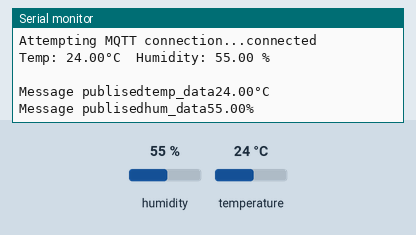
Simulated run of this sketch. Board: ESP32. Parts: the last lines printed to the serial monitor. The inputs (shaded band) are chosen by the test bench; at power-on: humidity 55 %, temperature 24 °C. WiFi joins after 1.5 s; servers stay silent unless stated; random numbers use the default seed unless the sketch sets one; no MQTT or app messages arrive unless stated.

Above: at 6.0 s.
6.1 s: humidity set to 22 %
At 8.2 s:
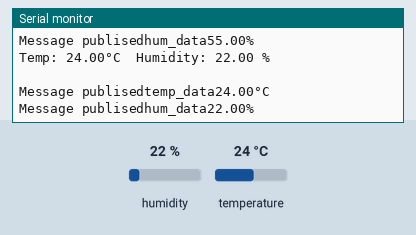
8.8 s: temperature set to 12 °C
At 9.8 s:
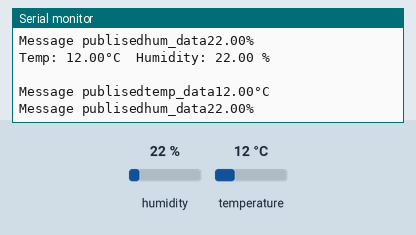
11.5 s: humidity set to 40 %
At 14.2 s:
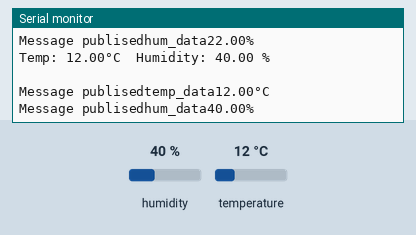
Timing chart, 0 to 15.7 s (numbered marks = the images above; inputs shaded):
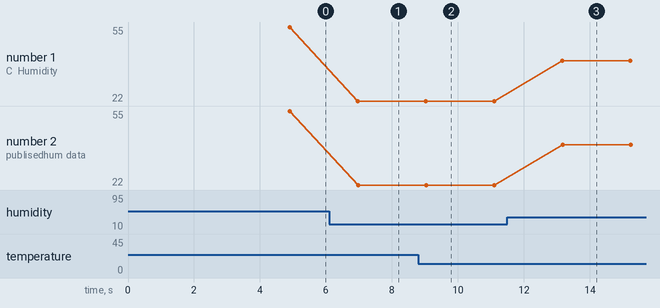

The sketch:

TEMPHUMHIVE.WIP.ino
```cpp
#define BLYNK_PRINT Serial
#define BLYNK_TEMPLATE_ID "TMPL4E5hG8al3"
#define BLYNK_TEMPLATE_NAME "temp hum data"
#define BLYNK_AUTH_TOKEN "1BZVil77wMbp60U2J5QUff9Lo8_Xgc2k"
//=================Libraries===================
#include <WiFi.h>
#include <DHT.h>
#include <PubSubClient.h>
#include <WiFiClientSecure.h>
#include <SPI.h>
#include <BlynkSimpleEsp32.h>
//=====================DHT=====================
DHT dht(12, DHT11);
//
BlynkTimer timer;
//====================WIFI=====================
const char* ssid     = "Na Tinki Tamagochito";
const char* password = "244466666";
char auth[] = "1BZVil77wMbp60U2J5QUff9Lo8_Xgc2k";
//==================MQTT Broker================
  const char* mqtt_server = "a4c89223f4324ddd8d78559782d3ee03.s1.eu.hivemq.cloud";
  const char* mqtt_username = "Keegran";
  const char* mqtt_password = "Asendebeliq69!";
  const int mqtt_port = 8883;
//=============================================
const char* topic1 = "temp_data";
const char* topic2 = "hum_data";

 WiFiClientSecure espClient;

 PubSubClient client(espClient);

 unsigned long lastMsg = 0;
#define MSG_BUFFER_SIZE (50)
char msg[MSG_BUFFER_SIZE];\
//=============================================
 static const char *root_ca PROGMEM = R"EOF(
-----BEGIN CERTIFICATE-----
MIIFazCCA1OgAwIBAgIRAIIQz7DSQONZRGPgu2OCiwAwDQYJKoZIhvcNAQELBQAw
TzELMAkGA1UEBhMCVVMxKTAnBgNVBAoTIEludGVybmV0IFNlY3VyaXR5IFJlc2Vh
cmNoIEdyb3VwMRUwEwYDVQQDEwxJU1JHIFJvb3QgWDEwHhcNMTUwNjA0MTEwNDM4
WhcNMzUwNjA0MTEwNDM4WjBPMQswCQYDVQQGEwJVUzEpMCcGA1UEChMgSW50ZXJu
ZXQgU2VjdXJpdHkgUmVzZWFyY2ggR3JvdXAxFTATBgNVBAMTDElTUkcgUm9vdCBY
MTCCAiIwDQYJKoZIhvcNAQEBBQADggIPADCCAgoCggIBAK3oJHP0FDfzm54rVygc
h77ct984kIxuPOZXoHj3dcKi/vVqbvYATyjb3miGbESTtrFj/RQSa78f0uoxmyF+
0TM8ukj13Xnfs7j/EvEhmkvBioZxaUpmZmyPfjxwv60pIgbz5MDmgK7iS4+3mX6U
A5/TR5d8mUgjU+g4rk8Kb4Mu0UlXjIB0ttov0DiNewNwIRt18jA8+o+u3dpjq+sW
T8KOEUt+zwvo/7V3LvSye0rgTBIlDHCNAymg4VMk7BPZ7hm/ELNKjD+Jo2FR3qyH
B5T0Y3HsLuJvW5iB4YlcNHlsdu87kGJ55tukmi8mxdAQ4Q7e2RCOFvu396j3x+UC
B5iPNgiV5+I3lg02dZ77DnKxHZu8A/lJBdiB3QW0KtZB6awBdpUKD9jf1b0SHzUv
KBds0pjBqAlkd25HN7rOrFleaJ1/ctaJxQZBKT5ZPt0m9STJEadao0xAH0ahmbWn
OlFuhjuefXKnEgV4We0+UXgVCwOPjdAvBbI+e0ocS3MFEvzG6uBQE3xDk3SzynTn
jh8BCNAw1FtxNrQHusEwMFxIt4I7mKZ9YIqioymCzLq9gwQbooMDQaHWBfEbwrbw
qHyGO0aoSCqI3Haadr8faqU9GY/rOPNk3sgrDQoo//fb4hVC1CLQJ13hef4Y53CI
rU7m2Ys6xt0nUW7/vGT1M0NPAgMBAAGjQjBAMA4GA1UdDwEB/wQEAwIBBjAPBgNV
HRMBAf8EBTADAQH/MB0GA1UdDgQWBBR5tFnme7bl5AFzgAiIyBpY9umbbjANBgkq
hkiG9w0BAQsFAAOCAgEAVR9YqbyyqFDQDLHYGmkgJykIrGF1XIpu+ILlaS/V9lZL
ubhzEFnTIZd+50xx+7LSYK05qAvqFyFWhfFQDlnrzuBZ6brJFe+GnY+EgPbk6ZGQ
3BebYhtF8GaV0nxvwuo77x/Py9auJ/GpsMiu/X1+mvoiBOv/2X/qkSsisRcOj/KK
NFtY2PwByVS5uCbMiogziUwthDyC3+6WVwW6LLv3xLfHTjuCvjHIInNzktHCgKQ5
ORAzI4JMPJ+GslWYHb4phowim57iaztXOoJwTdwJx4nLCgdNbOhdjsnvzqvHu7Ur
TkXWStAmzOVyyghqpZXjFaH3pO3JLF+l+/+sKAIuvtd7u+Nxe5AW0wdeRlN8NwdC
jNPElpzVmbUq4JUagEiuTDkHzsxHpFKVK7q4+63SM1N95R1NbdWhscdCb+ZAJzVc
oyi3B43njTOQ5yOf+1CceWxG1bQVs5ZufpsMljq4Ui0/1lvh+wjChP4kqKOJ2qxq
4RgqsahDYVvTH9w7jXbyLeiNdd8XM2w9U/t7y0Ff/9yi0GE44Za4rF2LN9d11TPA
mRGunUHBcnWEvgJBQl9nJEiU0Zsnvgc/ubhPgXRR4Xq37Z0j4r7g1SgEEzwxA57d
emyPxgcYxn/eR44/KJ4EBs+lVDR3veyJm+kXQ99b21/+jh5Xos1AnX5iItreGCc=
-----END CERTIFICATE-----
)EOF";
//=============================================
String temp_data;
String hum_data;
String message;
//=============================================
 void reconnect()
{
while (!client.connected())
  {
    Serial.print("Attempting MQTT connection...");
    String clientId = "ESP32Client-";
    clientId += String(random(0xffff), HEX);
    if (client.connect(clientId.c_str(), mqtt_username, mqtt_password))
    {
      Serial.println("connected");

      client.subscribe("temp_data");
      client.subscribe("hum_data");

    } else {
      Serial.print("failed, rc=");
      Serial.print(client.state());
      Serial.println(" try again in 5 seconds");
      delay(5000);
    }
  }
}
 void callback(char* topic, byte* payload, unsigned int length)
{
  String incommingMessage = "Temperature is: (temp) Humidity is: (hum)" ;
  for (int i = 0; i < length; i++) incommingMessage+=(char)payload[i];
  temp_data = topic1;
  hum_data = topic2;
  Serial.print(temp_data);
  Serial.print(hum_data);
}
//=============================================

void setup()
{
  dht.begin();
  delay(2000);
  Serial.begin(9600);
  Blynk.begin(auth, ssid, password);
  timer.setInterval(1000L, sendSensor);

  Serial.print("Connecting to ");
  Serial.println(ssid);
  WiFi.mode(WIFI_STA);
  WiFi.begin(ssid, password);
  while (WiFi.status() != WL_CONNECTED)

{
    delay(500);
    Serial.print(".");
}
  randomSeed(micros());
  Serial.println("\nWiFi connected\nIP address: ");
  Serial.println(WiFi.localIP());
  while (!Serial) delay(1);
  espClient.setCACert(root_ca);
  client.setServer(mqtt_server, mqtt_port);
  delay(1000);
}

void loop()
{
if(!client.connected()) reconnect();
client.loop();

  float temp = dht.readTemperature();
  float hum = dht.readHumidity();
  Serial.print("Temp: ");
  Serial.print(temp);
  Serial.print("°C  Humidity: ");
  Serial.print(hum);
  Serial.println(" %");
  Serial.println(" ");

  publishMessage(topic1,String(String(temp)+"°C"),true);
  publishMessage(topic2,String(String(hum)+"%"),true);

  delay(2000);

  Blynk.run();
  timer.run();
}
void sendSensor()
{
  float h = dht.readHumidity();
  float t = dht.readTemperature();
   Blynk.virtualWrite(V5, h);
   Blynk.virtualWrite(V6, t);
}

void publishMessage(const char* topic, String payload , boolean retained)
{
if (client.publish(topic, payload.c_str(), true))
Serial.println("Message publised"+String(topic)+payload);
}
```

Measured:
- after the input at 6.1 s, the serial monitor: prints a new line after 0.86 s (image 1)
- after the input at 8.8 s, the serial monitor: prints a new line after 0.23 s (image 2)
- after the input at 11.5 s, the serial monitor: prints a new line after 1.7 s (image 3)
- plotted number 1: 55 → 22 after the input at 6.1 s, 22 → 40 after the input at 11.5 s
- plotted number 2: 55 → 22 after the input at 6.1 s, 22 → 40 after the input at 11.5 s
